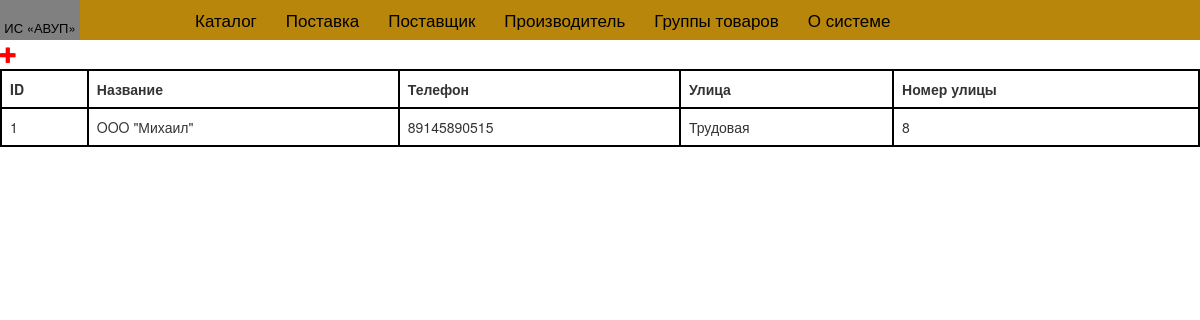
Page /provider_list on the earlier database version.
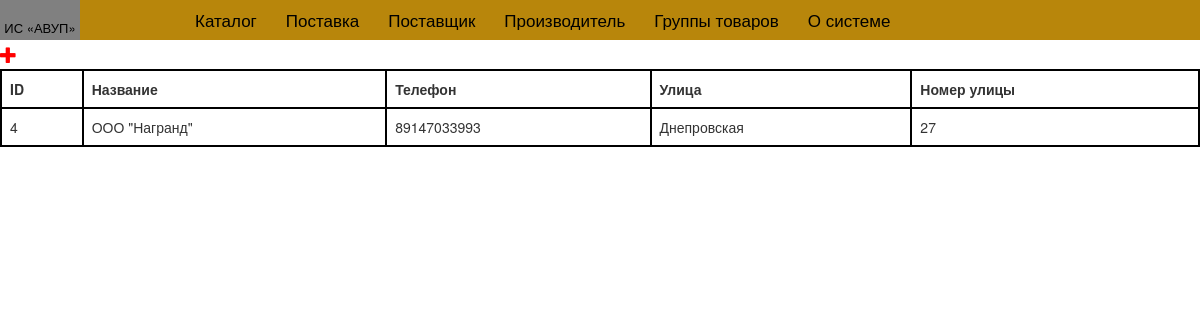
Same page on the later database version.
### system/models.py (models this page shows, shortened)
class Provider(models.Model):
    class Meta:
        db_table = "provider"
    name_provider = models.CharField('Поставщик',max_length= 200)
    phone = models.IntegerField('Телефон')
    street = models.CharField('Улица', max_length= 64)
    number_street = models.IntegerField('Номер')

### system/views.py (the view)
# urls.py: url(r'^provider_list$', views.provider_list, name='provider_list'),
def provider_list(request):
    providers = Provider.objects.all()
    return render(request, "provider_list.html", locals())

### system/templates/provider_list.html (shortened to what this page needs)
{% extends 'base.html' %}
{% block content %}
    <a href="{% url 'new_provider' %}" class="new_product"><span class="glyphicon glyphicon-plus"></span></a>
     <table class="table">
         <tr ><th>ID</th><th>Название</th><th>Телефон</th><th>Улица</th><th>Номер улицы</th></tr>
         {% for i in providers %}
                 <td>{{ i.id }}</td>
             <td>{{ i.name_provider }}</td>
                 <td>{{ i.phone }}</td>
                 <td>{{ i.street }}</td>
                 <td>{{ i.number_street}}</td>
         {% endfor %}
     </table>
{% endblock %}

Differences in the rows shown:
removed Provider: id "1", name_provider "OOO \"Михаил\"", phone "89145890515", street "Трудовая", number_street "8"
added Provider: id "4", name_provider "ООО \"Награнд\"", phone "89147033993", street "Днепровская", number_street "27"
